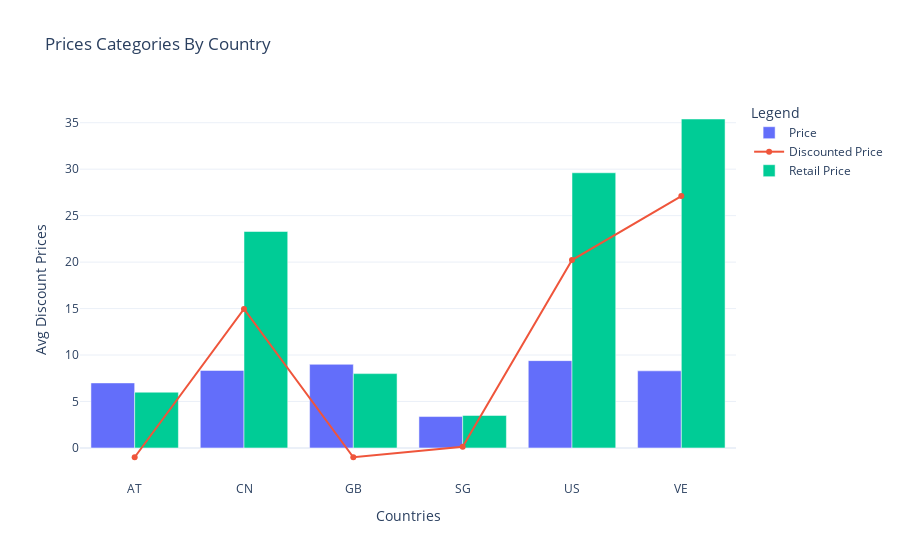

This figure's notebook cell:
### Code cell
fig = go.Figure()

fig.add_trace(go.Bar(x=prices_by_country.index.values, y=prices_by_country.price, name="Price"))
fig.add_trace(go.Scatter(x=prices_by_country.index.values, y=prices_by_country.discounted_price, name="Discounted Price"))
fig.add_trace(go.Bar(x=prices_by_country.index.values, y=prices_by_country.retail_price, name="Retail Price"))
fig.update_layout(title="Prices Categories By Country", xaxis_title="Countries", yaxis_title="Avg Discount Prices", template="plotly_white", legend_title="Legend")

### Figure 1 — Plotly figure (JSON) as saved in the notebook; plotly's stock layout.template omitted (floating-point values rounded to 4 significant figures)
{"data": [{"name": "Price", "type": "bar", "x": ["AT", "CN", "GB", "SG", "US", "VE"], "y": [7, 8.342, 9, 3.38, 9.397, 8.298]}, {"name": "Discounted Price", "type": "scatter", "x": ["AT", "CN", "GB", "SG", "US", "VE"], "y": [-1, 14.95, -1, 0.12, 20.22, 27.1]}, {"name": "Retail Price", "type": "bar", "x": ["AT", "CN", "GB", "SG", "US", "VE"], "y": [6, 23.29, 8, 3.5, 29.61, 35.4]}], "layout": {"legend": {"title": {"text": "Legend"}}, "title": {"text": "Prices Categories By Country"}, "xaxis": {"title": {"text": "Countries"}}, "yaxis": {"title": {"text": "Avg Discount Prices"}}}}
